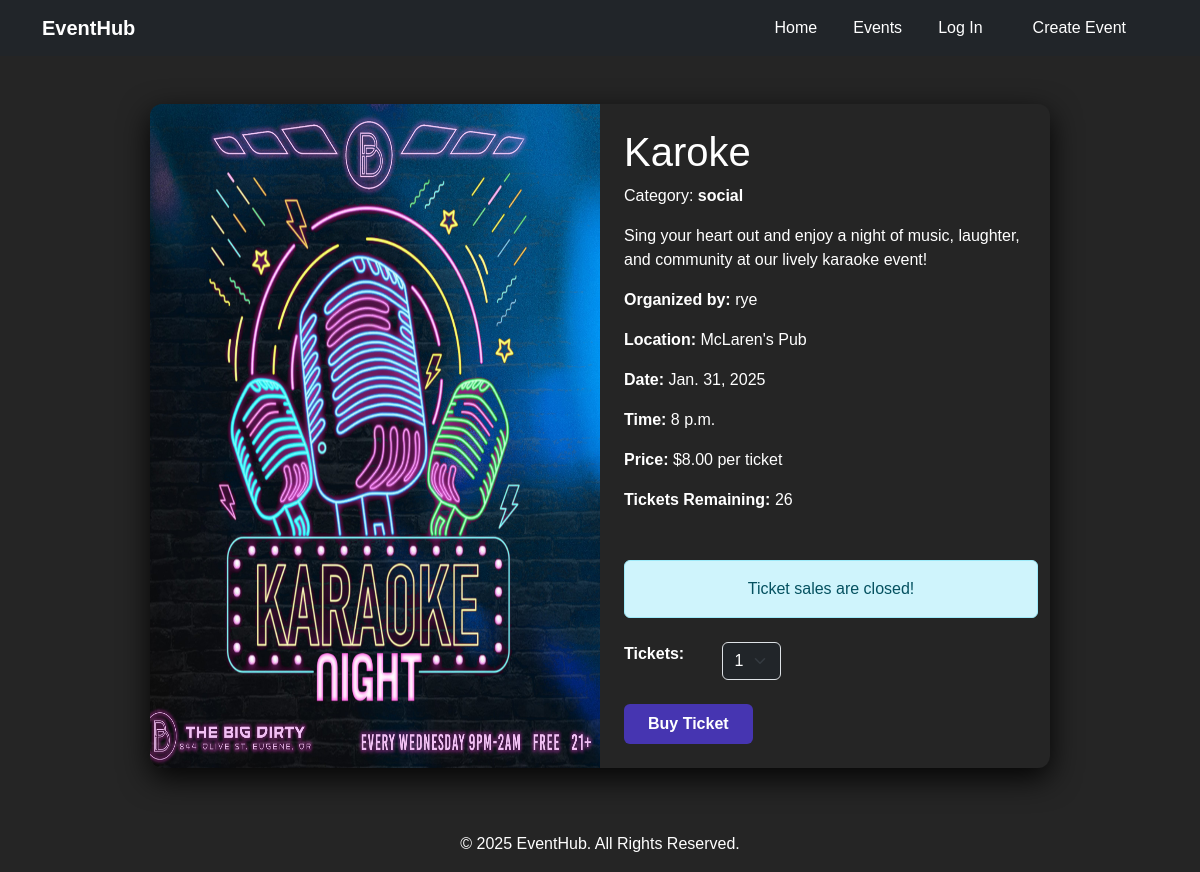
The app's page /Events/1/ with its own data.
### events/models.py (models this page shows, shortened)
class Event(models.Model):
    CATEGORY_CHOICES = [
        ('arts', 'Arts and Culture'),
        ('education', 'Education and Workshops'),
        ('sports', 'Sports and Fitness'),
        ('social', 'Social and Networking'),
        ('food', 'Food and Drink'),
        ('entertainment', 'Entertainment'),
        ('technology', 'Technology and Innovation'),
        ('family', 'Family and Kids'),
        ('religious', 'Religious and Spiritual'),
        ('holidays', 'Holidays and Seasonal'),
        ('business', 'Business and Corporate'),
        ('health', 'Health and Wellness'),
        ('niche', 'Other Niche Events'),
    ]
    STATUS_CHOICES = [
        ("active", "Active"),
        ("canceled", "Canceled"),
        ("sold_out", "Sold Out"),
        ("past" , "Compeleted")
    ]
    title = models.CharField(max_length=200)
    description = models.TextField()
    category = models.CharField(max_length=50, choices=CATEGORY_CHOICES, default='arts')
    organizer = models.ForeignKey(User, on_delete=models.CASCADE, related_name="events")
    location = models.CharField(max_length=200)
    date = models.DateField()
    time = models.TimeField()
    image = models.ImageField(upload_to='event-images/')
    status = models.CharField(max_length=50, choices=STATUS_CHOICES, default='active')
    tickets_available = models.IntegerField( default = 0)
    price = models.DecimalField(max_digits=8, decimal_places=2, default=0.0)
    created_at = models.DateTimeField(auto_now_add=True)
    updated_at = models.DateTimeField(auto_now_add=True)
    def tickets_sold(self):
        return self.tickets.aggregate(total=Sum('quantity'))['total'] or 0
    def tickets_remaining(self):
        return self.tickets_available - self.tickets_sold()

class User(AbstractUser):
    is_organizer = models.BooleanField(default=False)
    is_attendee = models.BooleanField(default=False)
    interests = models.TextField(blank=True, help_text="Comma seperated list of event Categories")

### events/views.py (the view)
# urls.py: path('Events/<int:event_id>/', views.event_view, name="event"),
def event_view(request, event_id):
    event = get_object_or_404(Event, id = event_id)
    return render(request, "events/event.html", {
        "event" : event
    })

### events/templates/events/event.html (shortened to what this page needs)
{% extends "events/layout.html" %}
{% block body %}
<div class="event-container  m-5 w-75 mx-auto">
    <div class="bg-secondary-color rounded-4 justify-content-between shadow-lg  overflow-hidden row">
        <img src="{{event.image.url}}" class="p-0 col-6 object-cover img-fluid" ratio="1x1" alt="Event Image">
        <div class="p-4 pl-5 col-6">
            <h1 class="text-3xl font-bold text-primary-color">{{event.title}}</h1>
            <p class="text-lg text-dark-color mt-2">Category: <span class="fw-semibold text-highlight-color">{{event.category}}</span></p>
            <p class="text-dark-color mt-3">{{event.description}}</p>
            <div class="" id="event-description">
                <p class="text-md text-dark-color"><strong>Organized by:</strong> {{event.organizer.username}} </p>
                <p class="text-md text-dark-color"><strong>Location:</strong> {{event.location}} </p>
                <p class="text-md text-dark-color"><strong>Date:</strong> {{event.date}} </p>
                <p class="text-md text-dark-color"><strong>Time:</strong> {{event.time}} </p>
                <p class="text-md text-dark-color"><strong>Price:</strong> ${{event.price}} per ticket</p>
                <p class="text-md text-dark-color"><strong>Tickets Remaining:</strong> {{event.tickets_remaining}}</p>
                {% if event.status == "past" %}
                <p class="alert alert-info  text-center mt-5"> Ticket sales are closed! </p>
                {% endif %}
            </div>
            {% if request.user != event.organizer %}
            <form action="{% url 'buy' event.id %}" method="post">
                <div class="mt-4 ticket-selection row">
                    <label for="ticket-quantity" class="text-md text-dark-color col-3"><strong>Tickets:</strong></label>
                    <select id="ticket-quantity" name="quantity" class="form-select w-auto col-3 bg-dark text-white">
                        <option value="1">1</option>
                    </select>
                </div>
                    <div class="mt-4 d-flex gap-3">
                        <button  type="submit"  class="btn btn-primary px-4 py-2 rounded">Buy Ticket</buttton>
                    </div>
            </form>
            {% endif %}
        </div>
    </div>
</div>
{% endblock %}

### events/static/events/styles/styles.css (style rules this page uses)
html, body { overflow-x: hidden !important; }
* { box-sizing: border-box; margin: 0; padding: 0; }
body { min-height: 100vh; margin: 0; font-family: "Poppins", sans-serif; color: #ffffff; background-color: #252525; box-sizing: border-box; width: 100%; }
.event-container { margin: 5% 10%; background: transparent; border-radius: 12px; box-shadow: 0 10px 30px rgba(0, 0, 0, 0.9); overflow: hidden; }
.btn-primary { background: #4635B1; border: none; padding: 10px 20px; border-radius: 8px; color: #ffffff; font-size: 1rem; font-weight: bold; cursor: pointer; transition: all 0.3s ease; text-decoration: none; text-align: center; }

### records on screen
Event: image (picture), title "Karoke", category "social", description "Sing your heart out and enjoy a night of music, laughter, and community at our lively karaoke event!", organizer.username "rye", location "McLaren's Pub", date "Jan. 31, 2025", time "8 p.m.", price "8.00", tickets_remaining "26"
